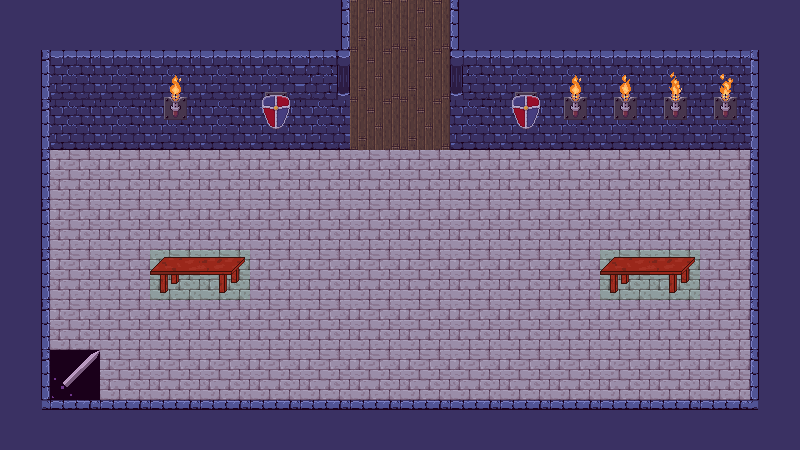

Rendered tile map (Tiled .tmx) drawn with the repository's tilesets; below, a short description and the full map source, tile grids included:
An orthogonal 16x9 tile map with 50x50 px tiles, 2 tile layers (floor, celing).

<map version="1.8" tiledversion="1.8.4" orientation="orthogonal" renderorder="right-down" compressionlevel="0" width="16" height="9" tilewidth="50" tileheight="50" infinite="0" nextlayerid="4" nextobjectid="1">
 <editorsettings>
  <export target="csv/dungeon-11.csv" format="csv" />
 </editorsettings>
 <tileset firstgid="1" source="tiles.tsx" />
 <layer id="1" name="floor" width="16" height="9">
  <data encoding="csv">
11,11,11,11,11,11,12,72,72,10,11,11,11,11,11,11,
12,14,14,66,14,58,15,72,72,13,58,66,67,68,69,10,
12,24,24,70,24,59,24,72,72,24,59,70,70,70,70,10,
12,71,71,71,71,71,71,71,71,71,71,71,71,71,71,10,
12,71,71,71,71,71,71,71,71,71,71,71,71,71,71,10,
12,71,71,71,71,71,71,71,71,71,71,71,71,71,71,10,
12,71,71,71,71,71,71,71,71,71,71,71,71,71,71,10,
12,83,71,71,71,71,71,71,71,71,71,71,71,71,71,10,
18,8,8,8,8,8,8,8,8,8,8,8,8,8,8,19
</data>
 </layer>
 <layer id="2" name="celing" width="16" height="9">
  <data encoding="csv">
1,1,1,1,1,1,1,1,1,1,1,1,1,1,1,1,
1,1,1,1,1,1,1,1,1,1,1,1,1,1,1,1,
1,1,1,1,1,1,1,1,1,1,1,1,1,1,1,1,
1,1,1,1,1,1,1,1,1,1,1,1,1,1,1,1,
1,1,1,1,1,1,1,1,1,1,1,1,1,1,1,1,
1,1,1,81,82,1,1,1,1,1,1,1,81,82,1,1,
1,1,1,1,1,1,1,1,1,1,1,1,1,1,1,1,
1,1,1,1,1,1,1,1,1,1,1,1,1,1,1,1,
1,1,1,1,1,1,1,1,1,1,1,1,1,1,1,1
</data>
 </layer>
</map>
